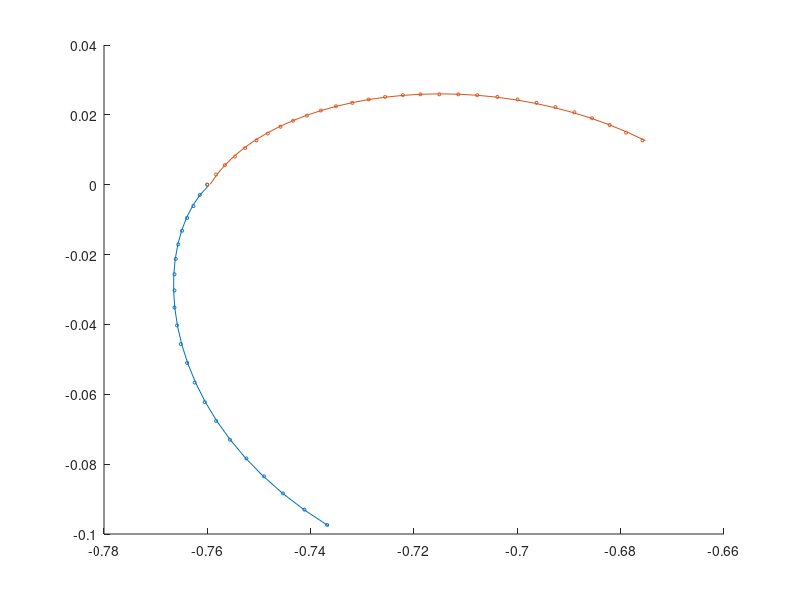

This figure's MATLAB source:
x = [-3018, -3036, -3053, -3068, -3082, -3095, -3106, -3115, -3123, -3129, -3134, -3137, -3139, -3139, -3139, -3138, -3136, -3133, -3129, -3124, -3119, -3113, -3106, -3099, -3091, -3083, -3074, -3065, -3055, -3045, -3034, -3023, -3011, -2998, -2985, -2972, -2958, -2944, -2929, -2914, -2899, -2883, -2867, -2852, -2837, -2822, -2808, -2794, -2781, -2768];
y = [-399, -381, -362, -342, -321, -299, -277, -255, -232, -209, -187, -165, -144, -124, -105, -87, -70, -54, -39, -25, -12, 0, 12, 23, 33, 43, 52, 60, 68, 75, 81, 87, 92, 96, 100, 103, 105, 106, 106, 106, 105, 103, 100, 96, 91, 85, 78, 70, 61, 52];
x = x / 4096;
y = y / 4096;
x0 = x(1:22);
y0 = y(1:22);
x1 = x(22:end);
y1 = y(22:end);

hold off
scatter(x0, y0, 5);
hold on
scatter(x1, y1, 5);

t = linspace(0, 1, length(x0));
T = [ones(1, length(t)); t; t.^2; t.^3]';

cx = (T'*T)^-1 * T' * x0';
cy = (T'*T)^-1 * T' * y0';

fitx = cx(1) + cx(2)*t + cx(3)*t.^2 + cx(4)*t.^3;
fity = cy(1) + cy(2)*t + cy(3)*t.^2 + cy(4)*t.^3;
plot(fitx, fity);

t = linspace(0, 1, length(x1));
T = [ones(1, length(t)); t; t.^2; t.^3]';

cx = (T'*T)^-1 * T' * x1';
cy = (T'*T)^-1 * T' * y1';

fitx = cx(1) + cx(2)*t + cx(3)*t.^2 + cx(4)*t.^3;
fity = cy(1) + cy(2)*t + cy(3)*t.^2 + cy(4)*t.^3;
plot(fitx, fity);

